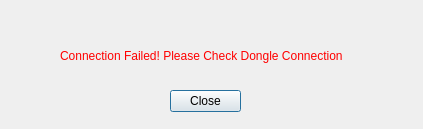
<?xml version="1.0" encoding="UTF-8"?>
<ui version="4.0">
 <class>DialogError</class>
 <widget class="QDialog" name="DialogError">
  <property name="geometry">
   <rect>
    <x>0</x>
    <y>0</y>
    <width>423</width>
    <height>129</height>
   </rect>
  </property>
  <property name="windowTitle">
   <string>ERROR</string>
  </property>
  <widget class="QDialogButtonBox" name="buttonBox">
   <property name="geometry">
    <rect>
     <x>170</x>
     <y>90</y>
     <width>71</width>
     <height>31</height>
    </rect>
   </property>
   <property name="orientation">
    <enum>Qt::Vertical</enum>
   </property>
   <property name="standardButtons">
    <set>QDialogButtonBox::Close</set>
   </property>
  </widget>
  <widget class="QLabel" name="label">
   <property name="geometry">
    <rect>
     <x>60</x>
     <y>40</y>
     <width>341</width>
     <height>31</height>
    </rect>
   </property>
   <property name="styleSheet">
    <string notr="true">color: rgb(255, 0, 0);</string>
   </property>
   <property name="text">
    <string>Connection Failed! Please Check Dongle Connection </string>
   </property>
  </widget>
 </widget>
 <resources/>
 <connections>
  <connection>
   <sender>buttonBox</sender>
   <signal>accepted()</signal>
   <receiver>DialogError</receiver>
   <slot>accept()</slot>
   <hints>
    <hint type="sourcelabel">
     <x>248</x>
     <y>254</y>
    </hint>
    <hint type="destinationlabel">
     <x>157</x>
     <y>274</y>
    </hint>
   </hints>
  </connection>
  <connection>
   <sender>buttonBox</sender>
   <signal>rejected()</signal>
   <receiver>DialogError</receiver>
   <slot>reject()</slot>
   <hints>
    <hint type="sourcelabel">
     <x>316</x>
     <y>260</y>
    </hint>
    <hint type="destinationlabel">
     <x>286</x>
     <y>274</y>
    </hint>
   </hints>
  </connection>
 </connections>
</ui>
